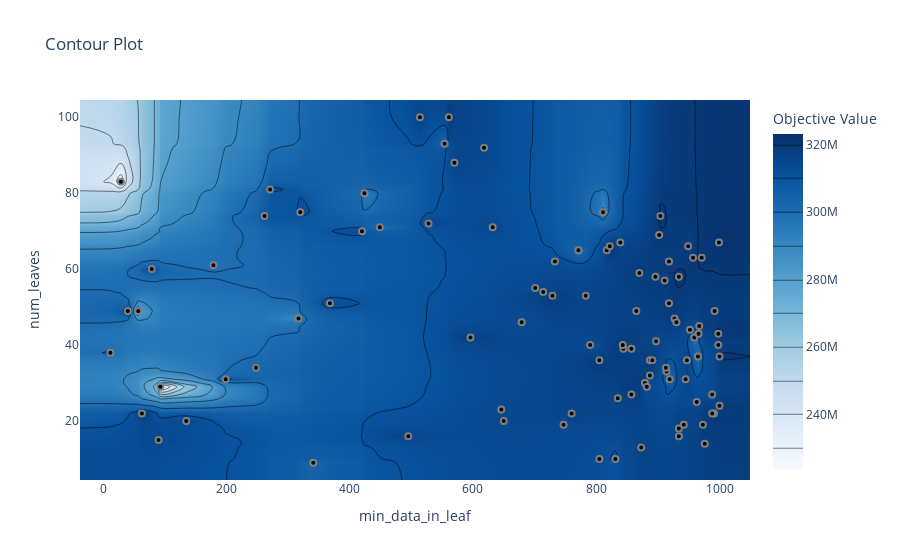

Write notebook code for a chart like this one.
### Code cell
plot_contour(study, params=['num_leaves','min_data_in_leaf'] )

### Figure 1 — Plotly figure (JSON) as saved in the notebook; plotly's stock layout.template omitted (floating-point values rounded to 4 significant figures; data arrays with more than 128 entries replaced by an {"elided": "..."} marker saying what was removed)
{"data": [{"colorbar": {"title": {"text": "Objective Value"}}, "colorscale": [[0, "rgb(247,251,255)"], [0.125, "rgb(222,235,247)"], [0.25, "rgb(198,219,239)"], [0.375, "rgb(158,202,225)"], [0.5, "rgb(107,174,214)"], [0.625, "rgb(66,146,198)"], [0.75, "rgb(33,113,181)"], [0.875, "rgb(8,81,156)"], [1, "rgb(8,48,107)"]], "connectgaps": true, "contours": {"coloring": "heatmap"}, "hoverinfo": "none", "line": {"smoothing": 1.3}, "reversescale": false, "type": "contour", "x": [-37.4, 12, 29, 40, 57, 63, 79, 90, 93, 135, 179, 199, 248, 262, 271, 317, 320, 341, 368, 420, 424, 449, 495, 514, 528, 554, 561, 570, 596, 618, 632, 646, 650, 679, 701, 714, 729, 733, 747, 760, 771, 783, 790, 805, 811, 817, 822, 831, 835, 839, 843, 844, 857, 865, 870, 873, 879, 882, 887, 891, 896, 897, 902, 904, 911, 913, 914, 918, 919, 927, 930, 934, 942, 945, 947, 949, 952, 957, 959, 963, 965, 966, 967, 971, 973, 976, 988, 991, 992, 998, 999, 1000, 1049.0], "y": [4.45, 9, 10, 13, 14, 15, 16, 18, 19, 20, 22, 23, 24, 25, 26, 27, 29, 30, 31, 32, 33, 34, 36, 37, 38, 39, 40, 41, 42, 43, 44, 45, 46, 47, 49, 51, 53, 54, 55, 57, 58, 59, 60, 61, 62, 63, 65, 66, 67, 69, 70, 71, 72, 74, 75, 80, 81, 83, 88, 92, 93, 100, 104.5], "z": {"elided": "63x93 int values"}}, {"marker": {"color": "black", "line": {"color": "Gray", "width": 2}}, "mode": "markers", "name": "Feasible Trial", "showlegend": false, "type": "scatter", "x": [57, 632, 79, 554, 317, 29, 914, 63, 262, 959, 341, 646, 733, 805, 449, 514, 199, 650, 424, 179, 790, 561, 618, 420, 570, 729, 747, 879, 882, 865, 965, 714, 835, 90, 701, 998, 952, 887, 783, 988, 913, 596, 495, 679, 368, 817, 1000, 934, 911, 844, 945, 843, 857, 927, 930, 896, 771, 248, 966, 40, 991, 988, 934, 831, 93, 135, 873, 963, 919, 1000, 992, 891, 947, 897, 967, 805, 998, 918, 857, 760, 320, 887, 973, 942, 976, 934, 12, 971, 918, 999, 822, 839, 904, 528, 811, 870, 271, 902, 949, 957], "y": [49, 71, 60, 93, 47, 83, 33, 22, 74, 42, 9, 23, 62, 10, 71, 100, 31, 20, 80, 61, 40, 100, 92, 70, 88, 53, 19, 30, 29, 49, 37, 54, 26, 15, 55, 43, 44, 36, 53, 27, 34, 42, 16, 46, 51, 65, 24, 58, 57, 39, 31, 40, 39, 47, 46, 58, 65, 34, 43, 49, 22, 22, 16, 10, 29, 20, 13, 25, 31, 37, 49, 36, 36, 41, 45, 36, 40, 51, 27, 22, 75, 32, 19, 19, 14, 18, 38, 63, 62, 67, 66, 67, 74, 72, 75, 59, 81, 69, 66, 63]}, {"marker": {"color": "#cccccc", "line": {"color": "Gray", "width": 2}}, "mode": "markers", "name": "Infeasible Trial", "showlegend": false, "type": "scatter", "x": [], "y": []}], "layout": {"title": {"text": "Contour Plot"}, "xaxis": {"range": [-37.4, 1049.0], "title": {"text": "min_data_in_leaf"}}, "yaxis": {"range": [4.45, 104.5], "title": {"text": "num_leaves"}}}}
